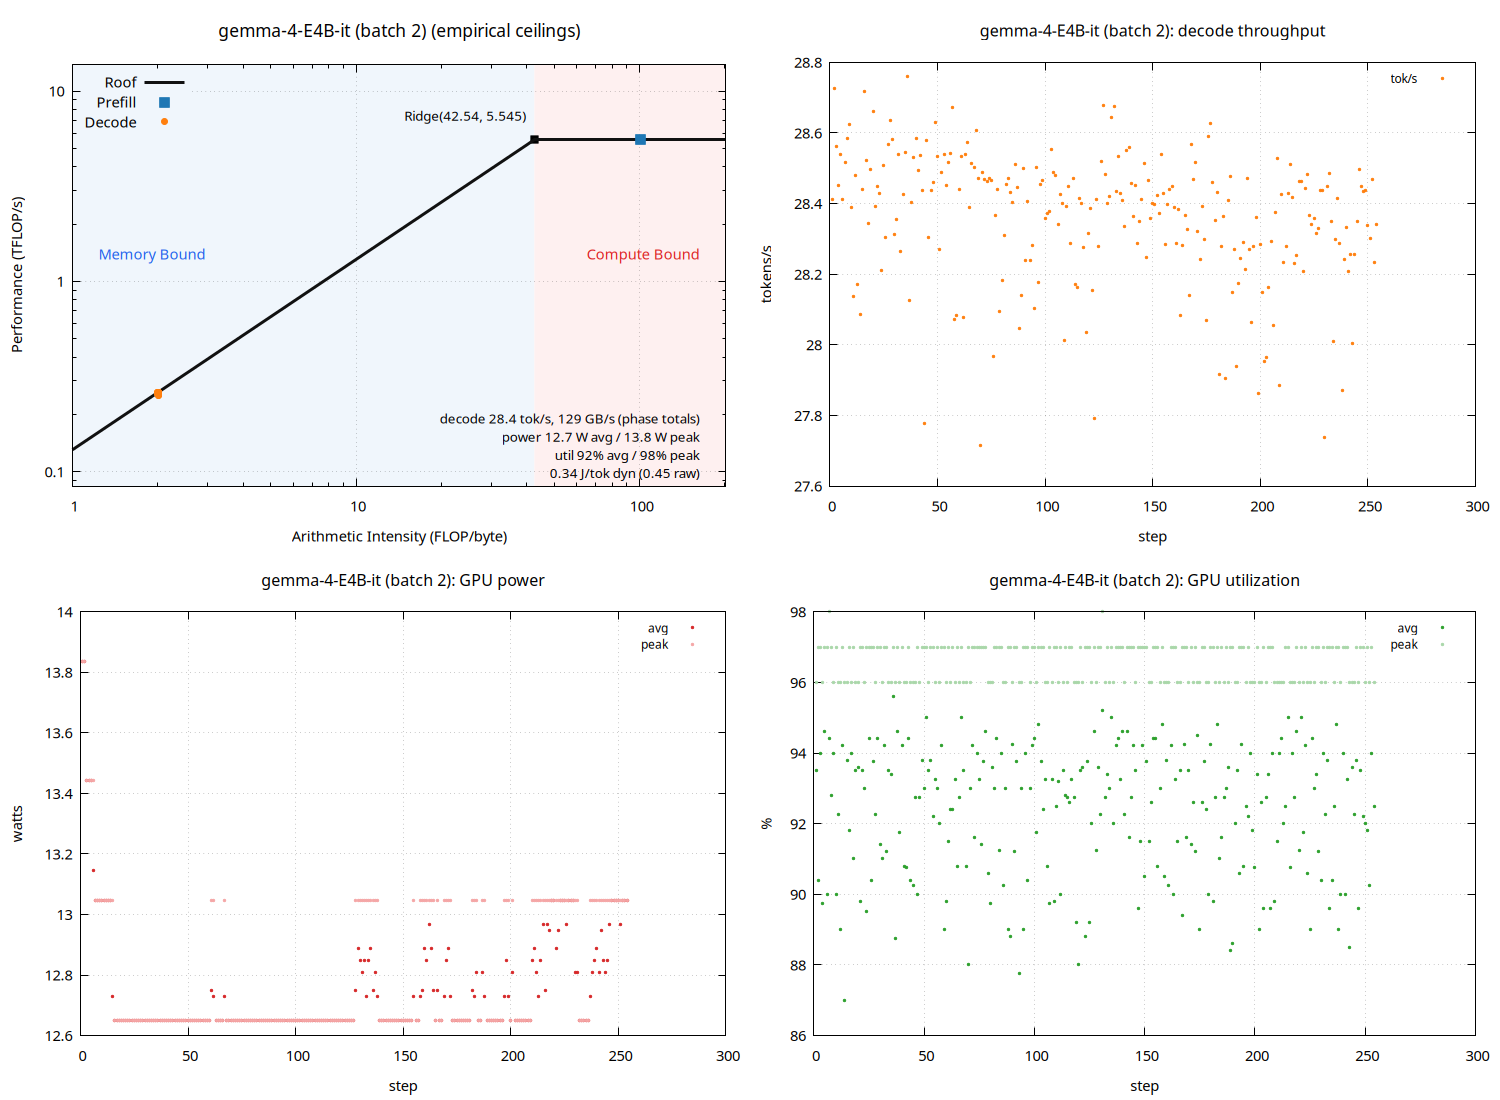

Here is the gnuplot script that generated this plot:
set terminal pngcairo size 1500,1100 enhanced font 'Sans,11'
set output 'sweep_thor_vllm/gemma_b002_roofline.png'
set datafile separator "\t"
set datafile missing 'NaN'
set multiplot layout 2,2
unset label
unset object
unset arrow
set title "gemma-4-E4B-it (batch 2) (empirical ceilings)" font ',13'
set xlabel "Arithmetic Intensity (FLOP/byte)"
set ylabel "Performance (TFLOP/s)"
set logscale xy
set xrange [1:201.628]
set yrange [0.08401:13.8633]
set grid xtics ytics
set key top left
set object 1 rectangle from graph 0, graph 0 to first 42.5382, graph 1 \
    fillcolor rgb '#dce9f7' fillstyle solid 0.45 noborder behind
set object 2 rectangle from first 42.5382, graph 0 to graph 1, graph 1 \
    fillcolor rgb '#fbdcdc' fillstyle solid 0.45 noborder behind
set label 1 "Memory Bound" at graph 0.04, graph 0.55 left \
    textcolor rgb '#2563eb' font ',11'
set label 2 "Compute Bound" at graph 0.96, graph 0.55 right \
    textcolor rgb '#dc2626' font ',11'
set label 3 "Ridge(42.54, 5.545)" \
    at first 42.5382, first 5.54531 right \
    point pointtype 5 pointsize 1.2 \
    offset character -1.5, character 1 font ',10'
set label 4 "decode 28.4 tok/s, 129 GB/s (phase totals)\npower 12.7 W avg / 13.8 W peak\nutil 92% avg / 98% peak\n0.34 J/tok dyn (0.45 raw)" at graph 0.96, graph 0.16 right font ',10'
peak_t = 5.54531
peak_b = 130.361
roof(x) = (x * peak_b / 1000.0 < peak_t) ? x * peak_b / 1000.0 : peak_t
plot roof(x) with lines linewidth 3 linecolor rgb '#111111' title 'Roof', \
     'sweep_thor_vllm/gemma_b002_roofline.dat' using 3:(strcol(2) eq 'prefill' ? $4 : 1/0) with points \
         pointtype 5 pointsize 1.6 linecolor rgb '#1f77b4' title 'Prefill', \
     'sweep_thor_vllm/gemma_b002_roofline.dat' using 3:(strcol(2) eq 'decode' ? $4 : 1/0) with points \
         pointtype 7 pointsize 1.0 linecolor rgb '#ff7f0e' title 'Decode'

unset label
unset object
unset arrow
unset logscale
set xrange [*:*]
set yrange [*:*]
set title "gemma-4-E4B-it (batch 2): decode throughput" font ',12'
set xlabel "step"
set ylabel "tokens/s"
set grid xtics ytics
set key top right font ',9'
plot 'sweep_thor_vllm/gemma_b002_roofline.dat' using 1:(strcol(2) eq 'decode' ? $5 : 1/0) with points pointtype 7 pointsize 0.4 linecolor rgb '#ff7f0e' title 'tok/s'

unset label
unset object
unset arrow
unset logscale
set xrange [*:*]
set yrange [*:*]
set title "gemma-4-E4B-it (batch 2): GPU power" font ',12'
set xlabel "step"
set ylabel "watts"
set grid xtics ytics
set key top right font ',9'
plot 'sweep_thor_vllm/gemma_b002_roofline.dat' using 1:(strcol(2) eq 'decode' ? $6 : 1/0) with points pointtype 7 pointsize 0.4 linecolor rgb '#d62728' title 'avg', \
     'sweep_thor_vllm/gemma_b002_roofline.dat' using 1:(strcol(2) eq 'decode' ? $8 : 1/0) with points pointtype 7 pointsize 0.4 linecolor rgb '#f4a6a6' title 'peak'

unset label
unset object
unset arrow
unset logscale
set xrange [*:*]
set yrange [*:*]
set title "gemma-4-E4B-it (batch 2): GPU utilization" font ',12'
set xlabel "step"
set ylabel "%"
set grid xtics ytics
set key top right font ',9'
plot 'sweep_thor_vllm/gemma_b002_roofline.dat' using 1:(strcol(2) eq 'decode' ? $7 : 1/0) with points pointtype 7 pointsize 0.4 linecolor rgb '#2ca02c' title 'avg', \
     'sweep_thor_vllm/gemma_b002_roofline.dat' using 1:(strcol(2) eq 'decode' ? $9 : 1/0) with points pointtype 7 pointsize 0.4 linecolor rgb '#a9d7a9' title 'peak'

unset multiplot
